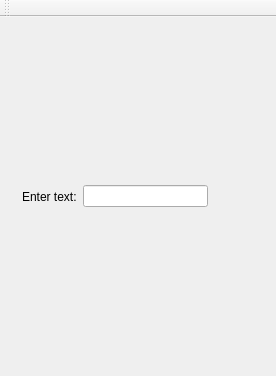
<?xml version="1.0" encoding="UTF-8"?>
<ui version="4.0">
 <class>MainWindow</class>
 <widget class="QMainWindow" name="MainWindow">
  <property name="geometry">
   <rect>
    <x>0</x>
    <y>0</y>
    <width>276</width>
    <height>376</height>
   </rect>
  </property>
  <property name="contextMenuPolicy">
   <enum>Qt::NoContextMenu</enum>
  </property>
  <property name="windowTitle">
   <string>zNotes</string>
  </property>
  <property name="windowIcon">
   <iconset resource="znotes.qrc">
    <normaloff>:/res/znotes32.png</normaloff>:/res/znotes32.png</iconset>
  </property>
  <widget class="QWidget" name="centralWidget">
   <layout class="QVBoxLayout" name="verticalLayout">
    <item>
     <layout class="QHBoxLayout" name="layout"/>
    </item>
    <item>
     <widget class="QWidget" name="wSearch" native="true">
      <layout class="QHBoxLayout" name="horizontalLayout">
       <item>
        <widget class="QLabel" name="label">
         <property name="text">
          <string>Enter text:</string>
         </property>
        </widget>
       </item>
       <item>
        <widget class="QLineEdit" name="edSearch"/>
       </item>
       <item>
        <widget class="QPushButton" name="btSearchClose">
         <property name="text">
          <string/>
         </property>
         <property name="icon">
          <iconset resource="znotes.qrc">
           <normaloff>:/res/close.png</normaloff>:/res/close.png</iconset>
         </property>
         <property name="flat">
          <bool>true</bool>
         </property>
        </widget>
       </item>
      </layout>
     </widget>
    </item>
   </layout>
  </widget>
  <widget class="QToolBar" name="mainToolBar">
   <property name="windowTitle">
    <string>Show Toolbar</string>
   </property>
   <property name="iconSize">
    <size>
     <width>48</width>
     <height>48</height>
    </size>
   </property>
   <attribute name="toolBarArea">
    <enum>TopToolBarArea</enum>
   </attribute>
   <attribute name="toolBarBreak">
    <bool>false</bool>
   </attribute>
  </widget>
 </widget>
 <layoutdefault spacing="6" margin="11"/>
 <resources>
  <include location="znotes.qrc"/>
 </resources>
 <connections/>
</ui>
